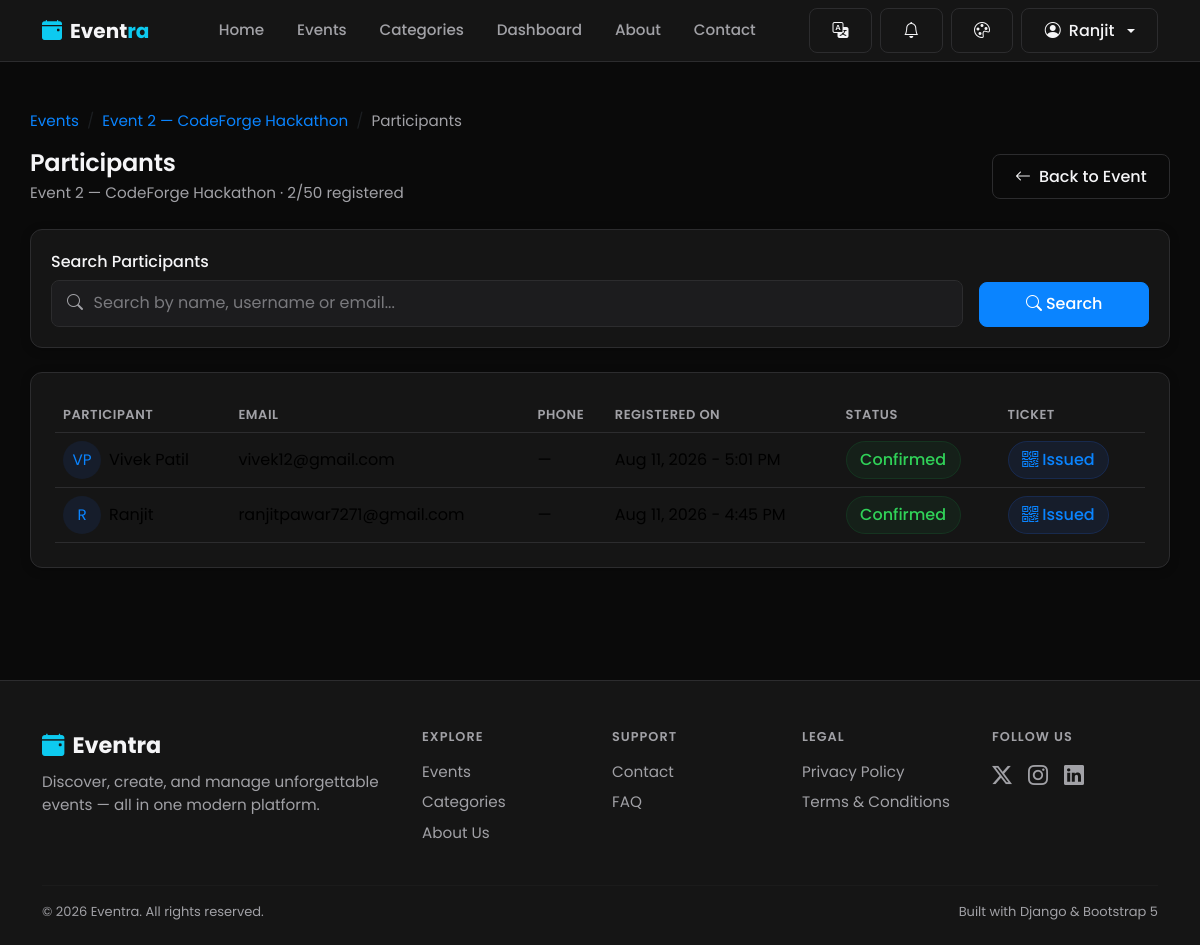
The app's page /events/event-2-codeforge-hackathon/participants/ (signed in) with its own data.
### users/models.py (models this page shows, shortened)
class User(AbstractUser):
    SUPER_ADMIN = 'super_admin'
    ORGANIZER = 'organizer'
    STAFF = 'staff'
    VENDOR = 'vendor'
    VOLUNTEER = 'volunteer'
    PARTICIPANT = 'participant'
    ROLE_CHOICES = (
        (SUPER_ADMIN, 'Super Admin'),
        (ORGANIZER, 'Organizer'),
        (STAFF, 'Staff'),
        (VENDOR, 'Vendor'),
        (VOLUNTEER, 'Volunteer'),
        (PARTICIPANT, 'Participant'),
    )
    SELF_SERVICE_ROLES = (ORGANIZER, VENDOR, VOLUNTEER, PARTICIPANT)
    role = models.CharField(
        max_length=20,
        choices=ROLE_CHOICES,
        default=PARTICIPANT,
        help_text="Determines which dashboard and permissions the user gets.",
    )
    phone_number = models.CharField(max_length=15, blank=True)
    bio = models.TextField(max_length=300, blank=True)
    profile_image = models.ImageField(upload_to='profile_images/', blank=True, null=True)
    is_organizer = models.BooleanField(
        default=False,
        help_text="Organizers can create and manage events. Kept for backward "
                   "compatibility; automatically kept in sync with `role`."
    )
    created_at = models.DateTimeField(auto_now_add=True)
    @property
    def initials(self):
        first = self.first_name[:1] if self.first_name else self.username[:1]
        last = self.last_name[:1] if self.last_name else ''
        return f"{first}{last}".upper()
    @property
    def is_super_admin(self):
        return self.role == self.SUPER_ADMIN or self.is_superuser

### events/models.py (models this page shows, shortened)
class Event(models.Model):
    STATUS_CHOICES = (
        ('draft', 'Draft'),
        ('published', 'Published'),
        ('cancelled', 'Cancelled'),
        ('completed', 'Completed'),
    )
    title = models.CharField(max_length=200)
    slug = models.SlugField(max_length=220, unique=True, blank=True)
    description = models.TextField()
    category = models.ForeignKey(
        Category, on_delete=models.SET_NULL, null=True, related_name='events'
    )
    organizer = models.ForeignKey(
        settings.AUTH_USER_MODEL, on_delete=models.CASCADE, related_name='organized_events'
    )
    location = models.CharField(
        max_length=255,
        help_text="Free-text venue/location name, used when no registered Venue is selected."
    )
    venue = models.ForeignKey(
        'venues.Venue', on_delete=models.SET_NULL, null=True, blank=True,
        related_name='events',
        help_text="Optional: link to a managed Venue for booking, conflict detection, and capacity checks."
    )
    organization = models.ForeignKey(
        'organizations.Organization', on_delete=models.SET_NULL, null=True, blank=True,
        related_name='events',
        help_text=(
            "Optional: which Organization (tenant) this event belongs to. Nullable and additive — "
            "existing events with no organization are unaffected. See organizations.models.Organization "
            "for the scope of what this field does and does not enforce."
        )
    )
    start_date = models.DateTimeField()
    end_date = models.DateTimeField()
    capacity = models.PositiveIntegerField(default=50)
    price = models.DecimalField(max_digits=8, decimal_places=2, default=0)
    image = models.ImageField(upload_to='event_images/', blank=True, null=True)
    status = models.CharField(max_length=20, choices=STATUS_CHOICES, default='published')
    created_at = models.DateTimeField(auto_now_add=True)
    updated_at = models.DateTimeField(auto_now=True)
    class Meta:
        ordering = ['-start_date']
    def get_absolute_url(self):
        return reverse('events:event_detail', kwargs={'slug': self.slug})
    @property
    def seats_taken(self):
        return self.registrations.filter(status='confirmed').count()

class Registration(models.Model):
    STATUS_CHOICES = (
        ('confirmed', 'Confirmed'),
        ('cancelled', 'Cancelled'),
    )
    event = models.ForeignKey(Event, on_delete=models.CASCADE, related_name='registrations')
    user = models.ForeignKey(
        settings.AUTH_USER_MODEL, on_delete=models.CASCADE, related_name='registrations'
    )
    status = models.CharField(max_length=20, choices=STATUS_CHOICES, default='confirmed')
    registered_at = models.DateTimeField(auto_now_add=True)
    class Meta:
        unique_together = ('event', 'user')
        ordering = ['-registered_at']

### tickets/models.py (models this page shows, shortened)
class Ticket(models.Model):
    TYPE_FREE = 'free'
    TYPE_PAID = 'paid'
    TYPE_VIP = 'vip'
    TICKET_TYPE_CHOICES = (
        (TYPE_FREE, 'Free'),
        (TYPE_PAID, 'Paid'),
        (TYPE_VIP, 'VIP'),
    )
    STATUS_ISSUED = 'issued'
    STATUS_CHECKED_IN = 'checked_in'
    STATUS_CANCELLED = 'cancelled'
    STATUS_REFUNDED = 'refunded'
    STATUS_CHOICES = (
        (STATUS_ISSUED, 'Issued'),
        (STATUS_CHECKED_IN, 'Checked In'),
        (STATUS_CANCELLED, 'Cancelled'),
        (STATUS_REFUNDED, 'Refunded'),
    )
    registration = models.OneToOneField(
        'events.Registration', on_delete=models.CASCADE, related_name='ticket'
    )
    ticket_code = models.CharField(max_length=20, unique=True, editable=False)
    ticket_type = models.CharField(max_length=10, choices=TICKET_TYPE_CHOICES, default=TYPE_FREE)
    qr_token = models.TextField(
        editable=False, blank=True,
        help_text="Signed payload (django.core.signing) encoded into the QR image. "
                   "Verifying it re-checks the signature, so a forged/edited token is rejected."
    )
    status = models.CharField(max_length=20, choices=STATUS_CHOICES, default=STATUS_ISSUED)
    issued_at = models.DateTimeField(auto_now_add=True)
    checked_in_at = models.DateTimeField(null=True, blank=True)
    checked_in_by = models.ForeignKey(
        settings.AUTH_USER_MODEL, on_delete=models.SET_NULL, null=True, blank=True,
        related_name='tickets_checked_in'
    )
    checked_out_at = models.DateTimeField(null=True, blank=True)
    checked_out_by = models.ForeignKey(
        settings.AUTH_USER_MODEL, on_delete=models.SET_NULL, null=True, blank=True,
        related_name='tickets_checked_out'
    )
    class Meta:
        ordering = ['-issued_at']

### events/views.py (the view, shortened to what this page needs)
# urls.py: path('<slug:slug>/participants/', views.event_participants, name='event_participants'),
@login_required
def event_participants(request, slug):
    event = get_object_or_404(Event, slug=slug)
    if event.organizer != request.user and not request.user.is_staff and not request.user.is_super_admin and not request.user.is_staff_role:
        messages.error(request, "You are not authorized to view participants for this event.")
        return redirect('events:event_detail', slug=slug)
    participants = (
        Registration.objects.filter(event=event, status='confirmed')
        .select_related('user')
        .order_by('-registered_at')
    )
    query = request.GET.get('q', '').strip()
    context = {
        'event': event,
        'participants': participants,
        'query': query,
    }
    return render(request, 'events/event_participants.html', context)

### templates/events/event_participants.html (shortened to what this page needs)
{% extends 'base.html' %}
{% block content %}
<div class="container section-sm">
  <nav aria-label="breadcrumb" class="mb-3">
    <ol class="breadcrumb">
      <li class="breadcrumb-item"><a href="{% url 'events:event_list' %}">Events</a></li>
      <li class="breadcrumb-item"><a href="{{ event.get_absolute_url }}">{{ event.title }}</a></li>
      <li class="breadcrumb-item active text-muted-custom">Participants</li>
    </ol>
  </nav>
  <div class="d-flex justify-content-between align-items-center flex-wrap gap-2 mb-4">
    <div>
      <h2 class="mb-1">Participants</h2>
      <p class="text-muted-custom mb-0">{{ event.title }} &middot; {{ event.seats_taken }}/{{ event.capacity }} registered</p>
    </div>
    <a href="{{ event.get_absolute_url }}" class="btn btn-outline-light"><i class="bi bi-arrow-left me-2"></i>Back to Event</a>
  </div>
  <div class="glass-card filter-bar mb-4">
    <form method="get" class="row g-3 align-items-end">
      <div class="col-md-10">
        <label class="form-label">Search Participants</label>
        <div class="input-icon-group">
          <i class="bi bi-search form-icon"></i>
          <input type="text" name="q" value="{{ query }}" class="form-control" placeholder="Search by name, username or email...">
        </div>
      </div>
      <div class="col-md-2">
        <button type="submit" class="btn btn-primary w-100"><i class="bi bi-search me-1"></i>Search</button>
      </div>
    </form>
  </div>
  <div class="glass-card p-4">
    {% if participants %}
    <div class="table-responsive">
      <table class="table table-hover align-middle mb-0">
        <thead>
          <tr>
            <th>Participant</th>
            <th>Email</th>
            <th>Phone</th>
            <th>Registered On</th>
            <th>Status</th>
            <th>Ticket</th>
          </tr>
        </thead>
        <tbody>
          {% for reg in participants %}
          <tr>
            <td>
              <div class="d-flex align-items-center gap-2">
                <div class="icon-tile" style="width:38px; height:38px; font-size:0.95rem; border-radius:50%;">{{ reg.user.initials }}</div>
                <span>{{ reg.user.get_full_name|default:reg.user.username }}</span>
              </div>
            </td>
            <td>{{ reg.user.email|default:"—" }}</td>
            <td>{{ reg.user.phone_number|default:"—" }}</td>
            <td>{{ reg.registered_at|date:"M d, Y - g:i A" }}</td>
            <td><span class="badge-soft success">{{ reg.get_status_display }}</span></td>
            <td>
              {% if reg.ticket %}
              <a href="{% url 'tickets:ticket_detail' reg.ticket.ticket_code %}" class="badge-soft text-decoration-none ">
                <i class="bi bi-qr-code me-1"></i>{{ reg.ticket.get_status_display }}
              </a>
              {% else %}
              <span class="text-muted-custom">—</span>
              {% endif %}
            </td>
          </tr>
          {% endfor %}
        </tbody>
      </table>
    </div>
    {% endif %}
  </div>
</div>
{% endblock %}

### templates/includes/navbar.html (shortened to what this page needs)
{% load static i18n %}
<nav class="navbar navbar-expand-lg site-navbar sticky-top">
  <div class="container">
    <a class="navbar-brand fw-bold d-flex align-items-center gap-2" href="{% url 'pages:home' %}">
      <i class="bi bi-calendar-event-fill text-info"></i>
      <span>Event<span class="text-info">ra</span></span>
    </a>
    <div class="collapse navbar-collapse" id="mainNavbar">
      <ul class="navbar-nav mx-auto mb-2 mb-lg-0 gap-lg-1">
        <li class="nav-item"><a class="nav-link {% if request.resolver_match.view_name == 'pages:home' %}active{% endif %}" href="{% url 'pages:home' %}">{% trans "Home" %}</a></li>
        <li class="nav-item"><a class="nav-link" href="{% url 'events:event_list' %}">{% trans "Events" %}</a></li>
        <li class="nav-item"><a class="nav-link" href="{% url 'categories:category_list' %}">{% trans "Categories" %}</a></li>
        {% if user.is_authenticated %}
        <li class="nav-item"><a class="nav-link" href="{% url 'dashboard:dashboard' %}">{% trans "Dashboard" %}</a></li>
        {% endif %}
        <li class="nav-item"><a class="nav-link" href="{% url 'pages:about' %}">{% trans "About" %}</a></li>
        <li class="nav-item"><a class="nav-link" href="{% url 'pages:contact' %}">{% trans "Contact" %}</a></li>
      </ul>
      <div class="d-flex align-items-center gap-2">
        <div class="dropdown">
          <button class="btn btn-outline-light d-flex align-items-center gap-1" type="button" id="langSwitcherBtn" data-bs-toggle="dropdown" aria-expanded="false" title="{% trans 'Change language' %}">
            <i class="bi bi-translate"></i>
          </button>
        </div>
        {% if user.is_authenticated %}
        <div class="dropdown">
          <button class="btn btn-outline-light position-relative d-flex align-items-center" type="button" id="notifBellBtn" data-bs-toggle="dropdown" aria-expanded="false" title="Notifications">
            <i class="bi bi-bell"></i>
          </button>
        </div>
        {% endif %}
        <div class="dropdown">
          <button class="btn btn-outline-light d-flex align-items-center" type="button" id="themeSwitcherBtn" data-bs-toggle="dropdown" aria-expanded="false" title="Change theme">
            <i class="bi bi-palette"></i>
          </button>
        </div>
        {% if user.is_authenticated %}
          <div class="dropdown">
            <button class="btn btn-outline-light dropdown-toggle d-flex align-items-center gap-2" type="button" data-bs-toggle="dropdown" aria-expanded="false">
              <i class="bi bi-person-circle"></i> {{ user.first_name|default:user.username }}
            </button>
          </div>
        {% else %}
          <a href="{% url 'users:login' %}" class="btn btn-outline-light">{% trans "Login" %}</a>
          <a href="{% url 'users:signup' %}" class="btn btn-primary">{% trans "Sign Up" %}</a>
        {% endif %}
      </div>
    </div>
  </div>
</nav>

### records on screen
User: first_name "Ranjit"
Event: title "Event 2 — CodeForge Hackathon", seats_taken "2", capacity "50"
Registration: user.initials "VP", user.get_full_name "Vivek Patil", user.email "vivek12@gmail.com", registered_at "Aug 11, 2026 - 5:01 PM", status "Confirmed", ticket.status "Issued"
Registration: user.initials "R", user.get_full_name "Ranjit", user.email "ranjitpawar7271@gmail.com", registered_at "Aug 11, 2026 - 4:45 PM", status "Confirmed", ticket.status "Issued"
